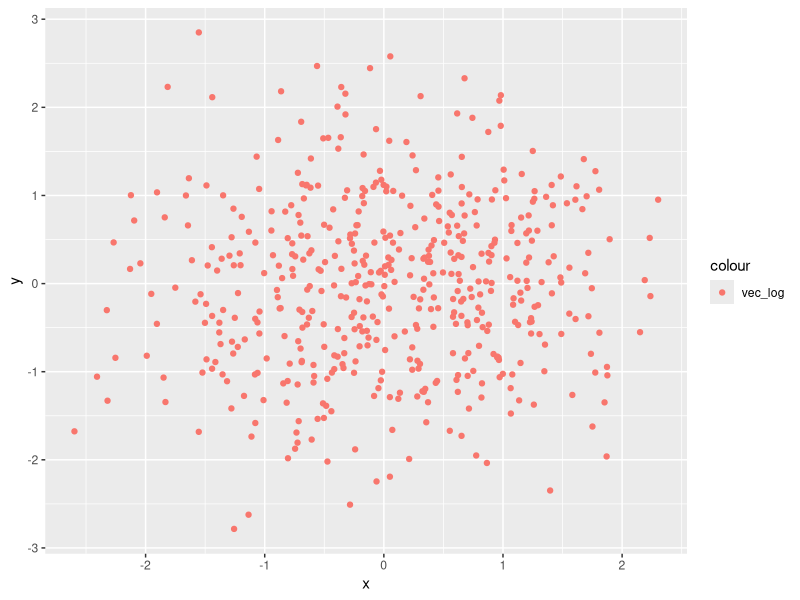
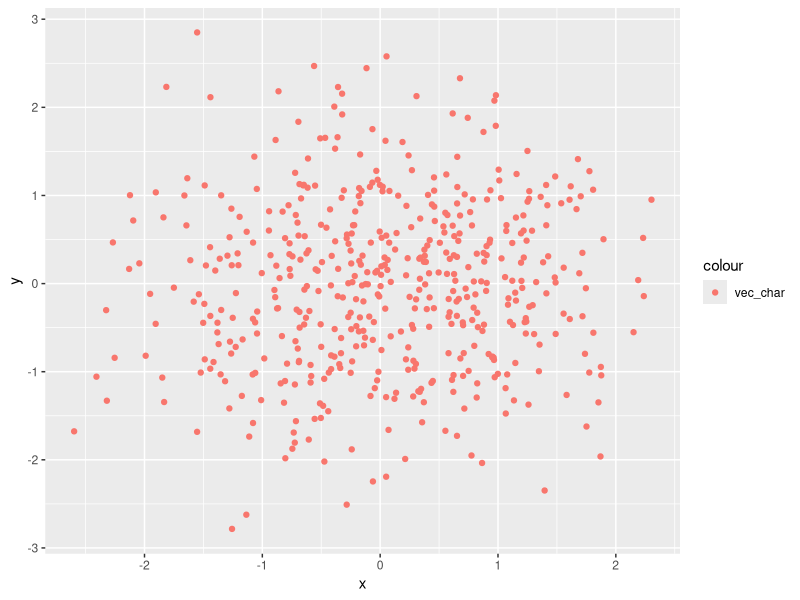
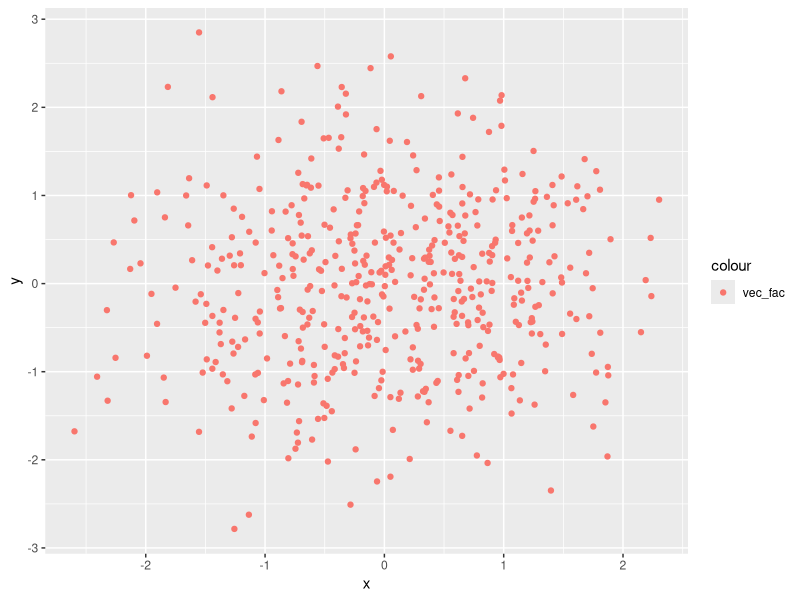

Reproduce these figures in R, in order.
## ---- chunk 1
knitr::opts_chunk$set(echo = TRUE)

library(tidyverse)
## ---- chunk 2
prob1_df = tibble(
  random_samp = rnorm(8),
  random_samp_zero = random_samp > 0,
  vec_char = c("red", "orange", "yellow", "green", "blue", "purple", "pink", "black"),
  vec_fac = factor(c("high", "medium", "low", "high", "medium", "low", "high", "medium"))
)

mean(prob1_df[["random_samp"]])
mean(prob1_df[["random_samp_zero"]])
mean(prob1_df[["vec_char"]])
mean(prob1_df[["vec_fac"]])

# I am able to take the mean of "random_samp" and "random_samp_zero", but not of "vec_char" and "vec_fac" because the last two are non-numeric or non-logical variables.
## ---- chunk 3

transform(prob1_df, random_samp_zero = as.numeric(random_samp_zero))
transform(prob1_df, vec_char = as.numeric(vec_char))
transform(prob1_df, vec_fac = as.numeric(vec_fac))

# What happens, and why? Does this help explain what happens when you try to take the mean?
# I am able to convert "random_samp_zero" and "vec_fac", but not "vec_char". 

## ---- chunk 4
# Convert the logical vector to numeric, and multiply the random sample by the result:
mult1 = as.numeric(prob1_df[["random_samp_zero"]])*(prob1_df[["random_samp"]])

# Convert the logical vector to a factor, and multiply the random sample by the result:
mult2 = factor(prob1_df[["random_samp_zero"]])*(prob1_df[["random_samp"]])

# Convert the logical vector to a factor and then convert the result to numeric, and multiply the random sample by the result:
conv1 = factor(prob1_df[["random_samp_zero"]])
mult = as.numeric(conv1)*(prob1_df[["random_samp"]])

## ---- chunk 5
prob2_df = tibble(
  x = rnorm(500),
  y = rnorm(500),
  vec_log = x + y > 1,
  vec_char = as.numeric(vec_log),
  vec_fac = factor(vec_log)
)

nrow(prob2_df)
ncol(prob2_df)

mean_x = mean(pull(prob2_df, x)) 
median_x = median(pull(prob2_df, x)) 
sd_x = sd(pull(prob2_df, x)) 

## ---- chunk 6
## Scatterplot of y vs x; color points using the logical variable 
ggplot(prob2_df, aes(x = x, y = y, color = "vec_log")) + geom_point()

## Scatterplot of y vs x; color points using the numeric variable 
ggplot(prob2_df, aes(x = x, y = y, color = "vec_char")) + geom_point()

## Scatterplot of y vs x; color points using the factor variable 
ggplot(prob2_df, aes(x = x, y = y, color = "vec_fac")) + geom_point()
